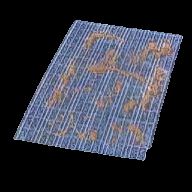
%> input picture Algorithms/ENHANCED.png, 192 x 192 px
$ octave --eval "result = Enhancement4(imread('ENHANCED.png'));"   (GNU Octave 9; MATLAB toolbox functions it lacks are replaced by stand-ins)
%> lines starting %> are read from the running program, lines starting %| are printed output that depends on the picture
### Algorithms/NormalizeSize.m
function [newimg] = NormalizeSize(img)
    [x,y,~] = size(img);
    frac = 20;
    i = 0;
    j = 0;
    while frac > 1
        i = i + 1;
        frac = x / (2 ^ i);
    end
    frac = 20;
    while frac > 1
        j = j + 1;
        frac = y / (2 ^ j);
    end
    newimg = imresize(img, [2^i 2^j]);
end

### Algorithms/MaskingMS.m
function [mask] = MaskingMS(img,threshold)
    [x,y,z] = size(img);
    c = cat(2,x,y,z);
    S = qtdecomp(img,threshold, [8 max(c)/2]);
%     S = qtdecomp(img,threshold, [8 16]);
    S = full(S);
    [x,y] = find(S>0);
    mask = S;
    for i = 1:size(x,1)
        block_size = S(x(i),y(i));
        mask(x(i):x(i)+block_size-1,y(i):y(i)+block_size-1) = i;
    end
end

### Algorithms/RegionEnhancement3.m
function [newimg] = RegionEnhancement3(newimg,mask)
    for i = 1:max(mask(:))
        I = newimg(mask==i);
        [x,~,~] = size(I);
        I = reshape(I,sqrt(x),sqrt(x),1);
        condition = 1;
        kernel = 11;
        II = CLAHE_HEHyperbolization(I,kernel,condition);
        II = reshape(II,x,1,1);
        newimg(mask==i) = II;
    end
end

### Algorithms/Enhancement4.m
function [newimg] = Enhancement4(img)
    HSV = rgb2hsv(img);
    threshold = 0.1:0.1:1.0;
    I   = uint8(HSV(:,:,3) * 255);
    [newimg] = NormalizeSize(I);
    for i = 1:size(threshold,2)
        [mask]     = MaskingMS(newimg,threshold(i));
        [enhanced] = RegionEnhancement3(newimg,mask);
        E(:,:,i)   = imresize(enhanced, [size(I,1) size(I,2)]);
    end
    HSV(:,:,3) = mean(E,3) / 255;
    % [7 lines of commented-out code are left out]
    newimg = uint8(hsv2rgb(HSV) * 255);
end
%> in Enhancement4, `HSV = rgb2hsv(img);`: HSV: size 192x192x3 double; mean H, S, V 0.259, 0.107, 0.257
%> in Enhancement4, `I   = uint8(HSV(:,:,3) * 255);`:
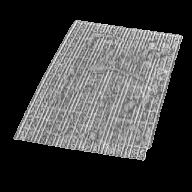
%> I: size 192x192 uint8; min 0, max 255, mean 65.4
%> in NormalizeSize, `newimg = imresize(img, [2^i 2^j]);`:
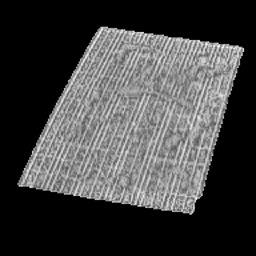
%> newimg: size 256x256 uint8; min 0, max 255, mean 65.5
%> (the run ends here)
